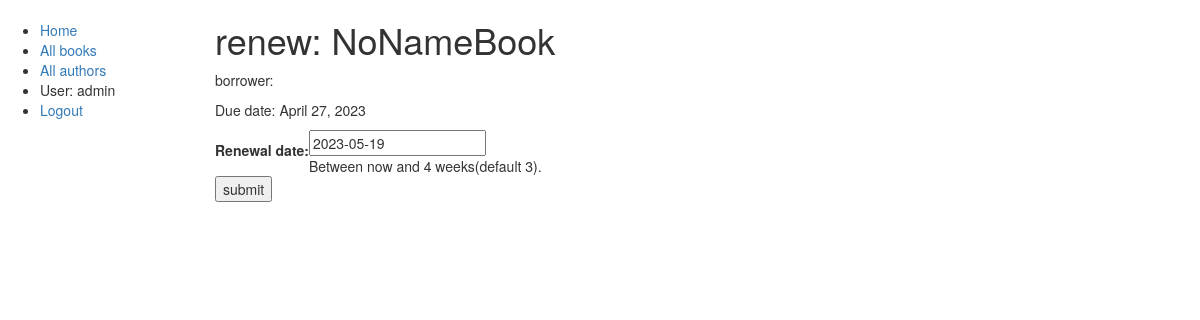
The app's page /catalog/book/3fcc4934-0dc0-4459-969a-a1b434f9b58b/renew/ (signed in), older data.
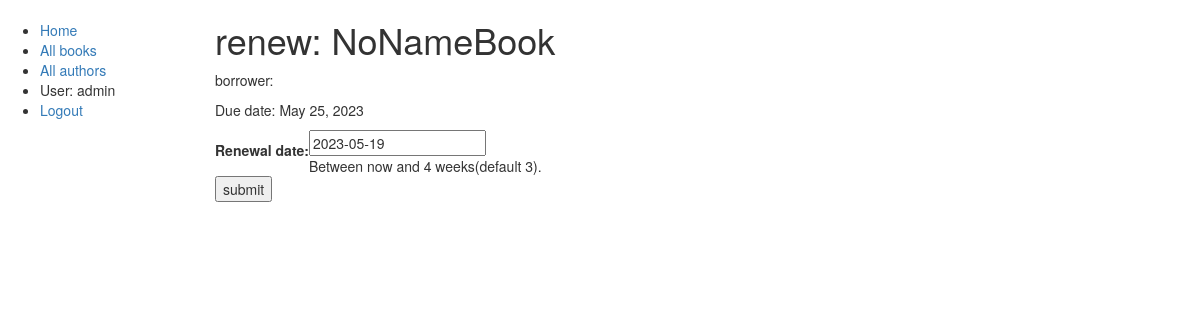
The same page, newer data.
### catalog/models.py (models this page shows, shortened)
class BookInstance(models.Model):
	id = models.UUIDField(primary_key=True,default=uuid.uuid4,help_text='Unique ID for this particular book across whole library')
	book = models.ForeignKey('Book', on_delete=models.SET_NULL,null=True)
	imprint = models.CharField(max_length=200)
	due_back = models.DateField(null=True,blank=True)
	LOAN_STATUS = (
			('m', 'Maintenance'),
			('o', 'On loan'),
			('a', 'Avaible'),
			('r', 'reserved'),
		)
	status = models.CharField(max_length=1, choices=LOAN_STATUS,blank=True, default='m',help_text='Book avaibility')
	class Meta:
		ordering = ["due_back"]

class Book(models.Model):
	title = models.CharField(max_length=200)
	author = models.ForeignKey(Author, on_delete=models.SET_NULL, null=True)
	summary = models.TextField(max_length=1000, help_text='Enter a brief description of the book')
	isbn = models.CharField('ISBN',max_length=13,help_text='13 Character <a href="https://www.isbn-international.org/content/what-isbn">ISBN number</a>')
	genre = models.ManyToManyField(Genre, help_text='Select a genre for this book')
	LANGUAGE = (
			('ru', 'Russian'),
			('en', 'English'),
			('ger', 'German'),
			('fr', 'French'),
		)
	lang = models.CharField('Language',max_length=3,choices=LANGUAGE, default='ru', help_text='Language of book')

### catalog/views.py (the view)
# urls.py: re_path(r'^book/(?P<pk>[-\w]+)/renew/$', views.renew_book_librarian, name='renew-book-librarian'),
@login_required
def renew_book_librarian(request, pk):
	book_inst = get_object_or_404(BookInstance,pk=pk)
	if request.method == 'POST':
		form = RenewBookForm(request.POST)
		if form.is_valid():
			book_inst.due_back=form.cleaned_data['renewal_date']
			book_inst.save()
			return HttpResponseRedirect('/')
	else:
		proposed_renewal_date = datetime.date.today()+ datetime.timedelta(weeks=3)
		form = RenewBookForm(initial={'renewal_date': proposed_renewal_date})
	return render(request, 'books/book_renew_librarian.html',{'form': form, 'bookinst':book_inst})

### catalog/forms.py (shortened to what this page needs)
class RenewBookForm(forms.Form):
	renewal_date = forms.DateField(help_text='Between now and 4 weeks(default 3).')

### catalog/templates/books/book_renew_librarian.html (shortened to what this page needs)
{% extends "base.html" %}
{% block content %}
	<h1>renew: {{ bookinst.book.title }}</h1>
	<p>borrower: {{ bookinst.borrower }} </p>
	<p {% if bookinst.is_overdue %} class = 'text-danger'{% endif %}>Due date: {{ bookinst.due_back }} </p>
	<form action="" method="post">
		<table>
			{{ form }}
		</table>
		<input type="submit" value="submit"/>
	</form>
{% endblock content %}

Row changes from the older to the newer data that the page shows:
changed BookInstance "NoNameBook": due_back "April 27, 2023" → "May 25, 2023"
